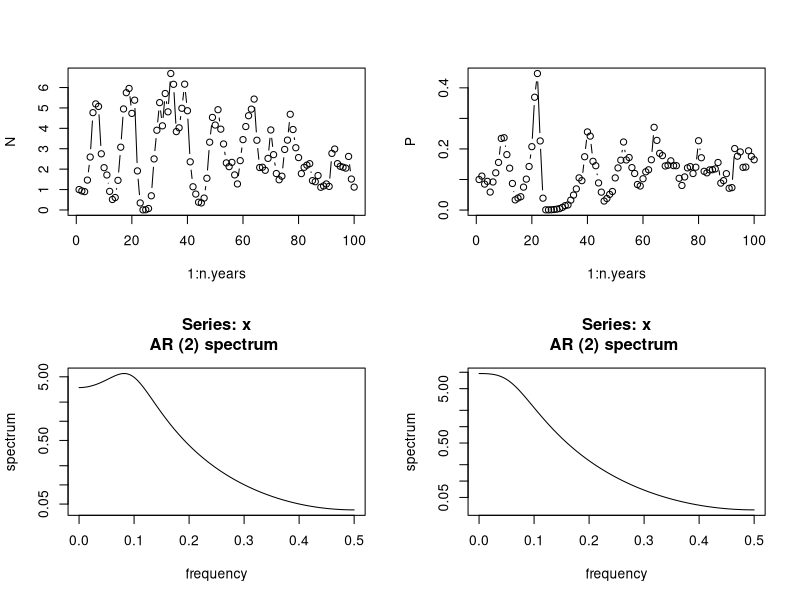
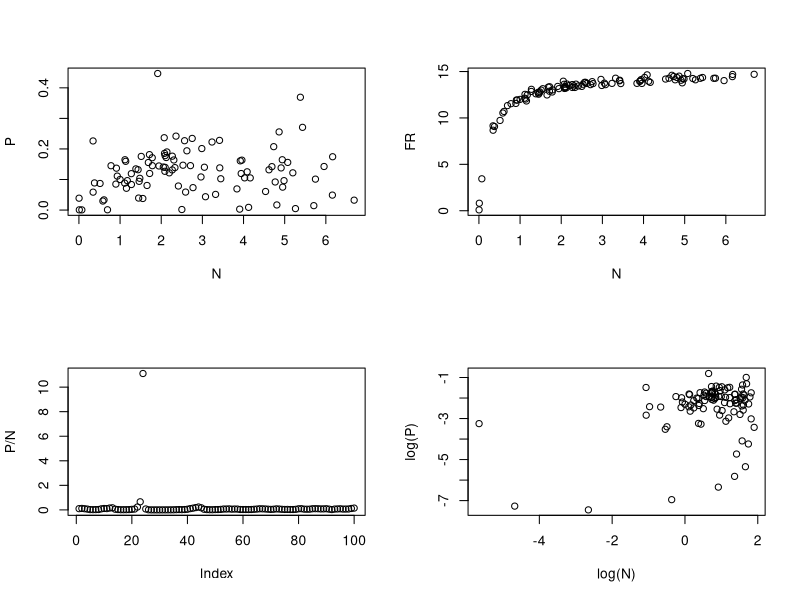
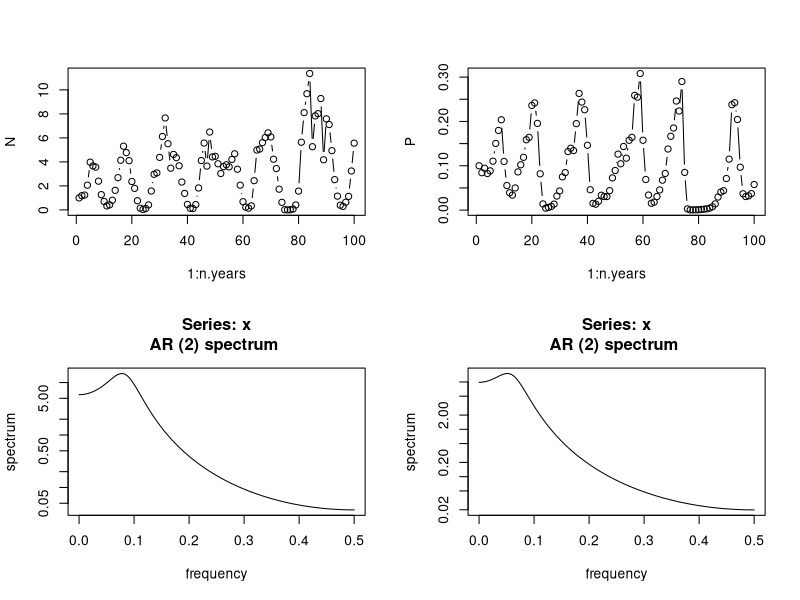
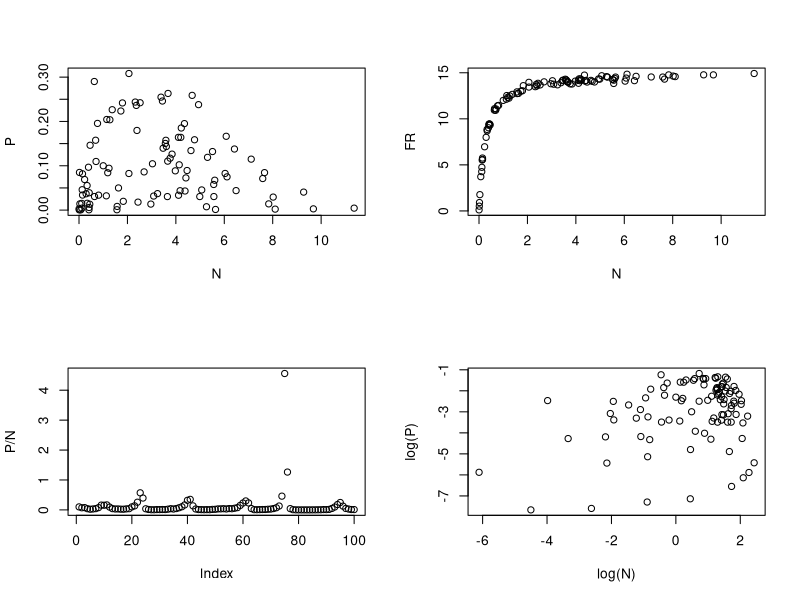
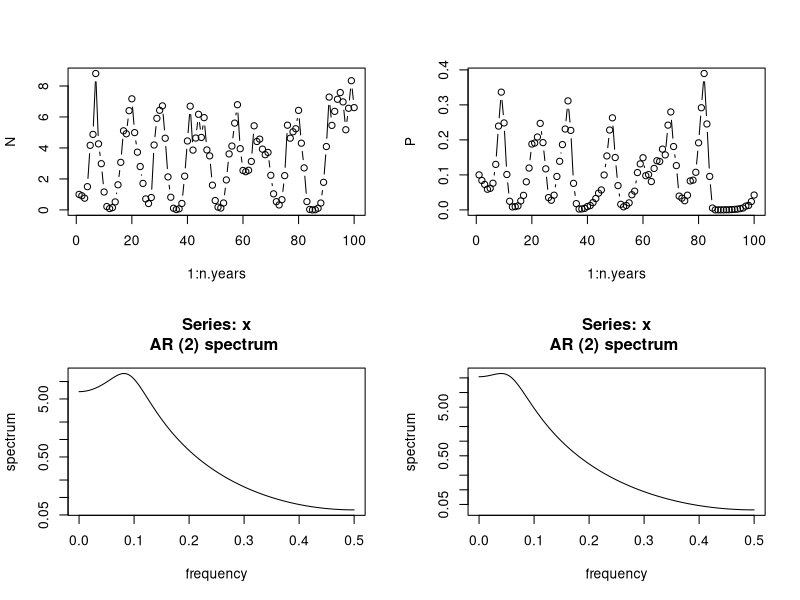
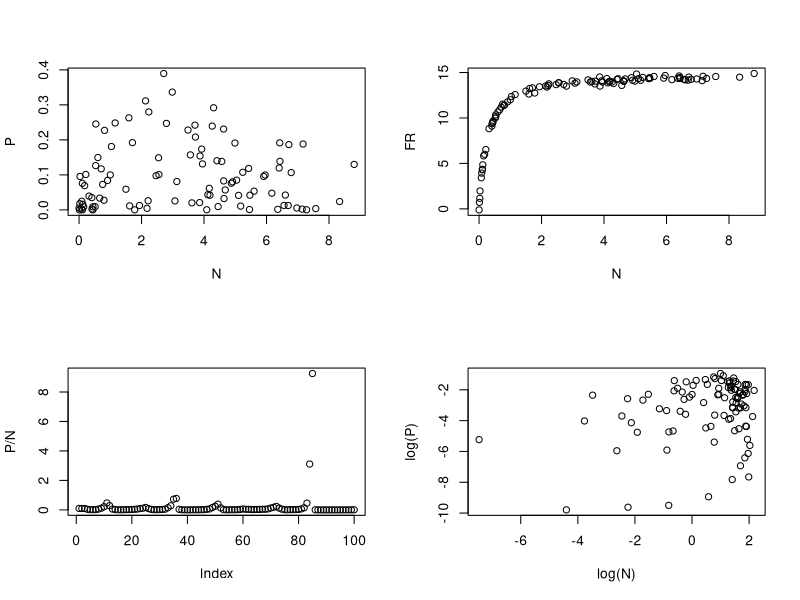
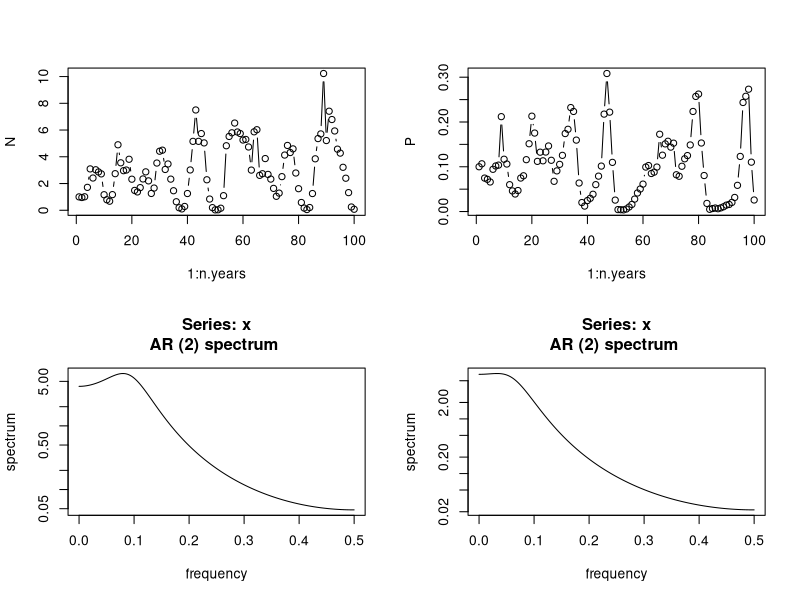
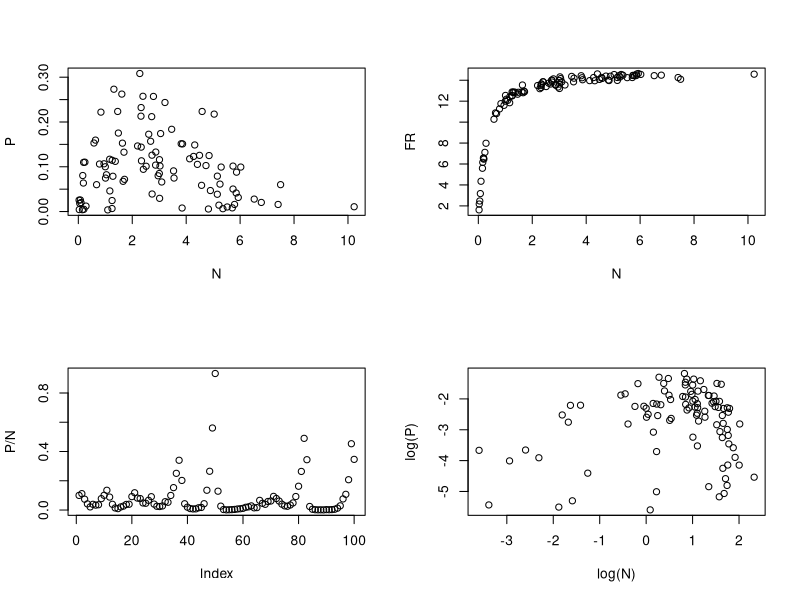

Write the R code that produced these figures, in order.
### FB 13/11/2017 - predator-prey model with noisy functional response data
### From much earlier code
### 15/03/2018 Added comparison to deterministic version of the code
### 02/02/2019 Removed comparison, loop over 100 repeats for T=100

rm(list=ls())
graphics.off()

### Model used (use stored simulated data later on, just tryouts for now)
n.repeats<-100
n.years<-100  	# Number of years //
N1<-1			# Initial pop size
P1<-0.1   # O.1 before but difficult to see if there are transient oscillations
K<-1			# threshold dd 
beta<-1			# density-dependence exponent
rmax_V<-2			# Max AVERAGE growth rate (thus not a true max...)
rmax_P<-0.5
sigma2.proc<-0.05		# worked well with 0.005 too

### FR and predator parameters
C<-15
D<-0.25
Q<-10

### Simulation of data
#set.seed(42) 
set.seed(41)
#set.seed(40)

for (krep in 1:n.repeats){

y<-N<-P<-FR<-numeric(n.years)
N[1]<-N1
P[1]<-P1
FR[1]<-C*N[1]/(D+N[1])

rV<-rnorm(n.years-1,rmax_V,sqrt(sigma2.proc))
rP<-rnorm(n.years-1,rmax_P,sqrt(sigma2.proc))
FRnoise<-rnorm(n.years,0,sqrt(sigma2.proc))

for (t in 1:(n.years-1)){
  
  N[t+1]<-N[t]*(exp(rV[t])/(1+(N[t]/K)^beta))*exp(-FR[t]*P[t]/N[t])
  P[t+1]<-P[t]*exp(rP[t])/(1+P[t]*Q/N[t])
  FR[t+1]<-(C*N[t+1]/(D+N[t+1])) + FRnoise[t+1] #must be after for updating. 
}

### Produce dataset to fit
data = cbind(log(N),log(P),FR) 

## Writing to data file
if (sum(sapply(data,is.finite))<300){
  message(paste0("Pb with rep:",krep))
 write.csv(data,file=paste("predatorPrey_withGaussianFR",krep,".csv",sep=""))
}
else
{
  
  ## Plotting time series of abundances and FR
  par(mfrow=c(2,2))
  plot(1:n.years,N,type="b")
  plot(1:n.years,P,type="b")
  spectrum(log(N),method="ar")
  spectrum(log(P),method="ar")
  
  
  par(mfrow=c(2,2))
  plot(N,P)
  plot(N,FR)
  plot(P/N)
  plot(log(N),log(P))
  
write.csv(format(data,digits=3),file=paste("predatorPrey_withGaussianFR",krep,".csv",sep=""))
}

}
